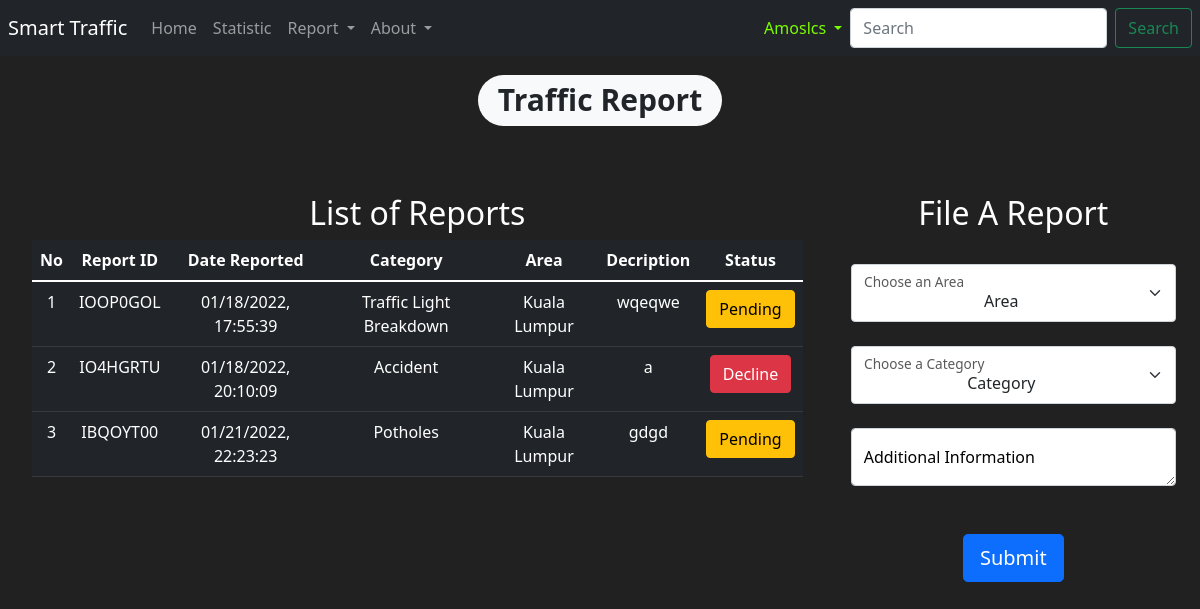
/report (signed in), run on the app's committed database.
### App/models.py (models this page shows, shortened)
class User(db.Model, UserMixin):
    ID = db.Column(db.Integer(), nullable=False, primary_key=True)
    Username = db.Column(db.String(length=30), nullable=False, unique=True)
    Email = db.Column(db.String(length=50), nullable=False, unique=True)
    Password = db.Column(db.String(length=60), nullable=False)
    """ @property
    def password(self):
        return self.password

    @password.setter
    def password(self, plain_text_password):
        self.Password = bcrypt.generate_password_hash(plain_text_password).decode('utf-8')

    def check_password_correction(self, attempted_password):
        return bcrypt.check_password_hash(self.Password, attempted_password)  """

class Report(db.Model):
    No = db.Column(db.Integer(), nullable=False, unique=True, primary_key=True)
    ID = db.Column(db.String())
    Description = db.Column(db.String(), nullable=False)
    Date = db.Column(db.String(), nullable=False)
    Category = db.Column(db.String(), nullable=False)
    Area = db.Column(db.String(), nullable=False)
    Status = db.Column(db.String(), nullable=False)

### App/routes.py (the view, shortened to what this page needs)
@app.route('/report', methods=['GET','POST'])
@login_required
def report_Page():
    items = Report.query.all()
    form = ReportForm()
    return render_template('report.html', items=items, form=form)

### App/forms.py
class ReportForm(FlaskForm):
    Area = StringField(label='Area', validators=[DataRequired()])
    Category = StringField(label='Category', validators=[DataRequired()])
    Description = StringField(label='Description', validators=[DataRequired()])
    Submit = SubmitField(label='Submit')
    Status = StringField(label='Status', validators=[DataRequired()])

class SearchForm(FlaskForm):
    Searched = StringField(label='Searched', validators=[DataRequired()])
    Submit =  SubmitField(label='Submit')

### App/models.py (called while the page is built)
@login_manager.user_loader
def load_user(user_id):
    return User.query.get(int(user_id))

### App/routes.py (called while the page is built)
@app.context_processor
def base():
    form = SearchForm()
    return dict(form=form)

### App/templates/report.html (shortened to what this page needs)
{% extends "layout.html" %}
{% block body %}
<h1 class = "text-center mt-3"><span class="badge rounded-pill bg-light text-dark">Traffic Report</span></h1>
<div class="row" style="margin-top:20px; margin-left:20px">
    <div class="col-8"><p class= "mt-5">
        <h2 class="text-center mt-5">List of Reports</h2>
        <table class="table table-hover table-dark text-center">
            <thead>
                <tr>
                    <th scope="col">No</th>
                    <th scope="col">Report ID</th>
                    <th scope="col">Date Reported</th>
                    <th scope="col">Category</th>
                    <th scope="col">Area</th>
                    <th scope="col">Decription</th>
                    <th scope="col">Status</th>
                </tr>
            </thead>
            <tbody>
                {% for item in items %}
                    <tr>
                        <td>{{item.No}}</td>
                        <td>{{item.ID}}</td>
                        <td>{{item.Date}}</td>
                        <td>{{item.Category}}</td>
                        <td>{{item.Area}}</td>
                        <td>{{item.Description}}</td>
                        <td>
                            {% if item.Status == "Pending"%}
                                <button class="btn btn-outline btn-warning">Pending</button>
                            {% elif item.Status == "Complete"%}
                                <button class="btn btn-outline btn-success">Complete</button>
                            {% else %}
                                <button class="btn btn-outline btn-danger">{{item.Status}}</button>
                            {% endif %}
                        </td>
                    </tr>
                {% endfor %}
            </tbody>
        </table>
    </div>
    <div class="col-4 mt-5">
        <h2 class="text-center"> File A Report </h2>
        <br>
        <form class="container" method="POST">
            <div class="form-floating">
                <select class="form-select align-middle text-center" aria-label="Floating label select example" name="selected_Area", id="selected_Area">
                    <option selected>Area</option>
                </select>
                <label style="color:black" for="selected_Area">Choose an Area</label>
            </div>
            <br>
            <div class="form-floating">
                <select class="form-select align-middle text-center" aria-label="Floating label select example" name="selected_Category" id="selected_Category">
                    <option selected>Category</option>
                </select>
                <label style="color:black" for="selected_Category">Choose a Category</label>
            </div>
            <br>
            <div class="form-floating">
                <textarea class="form-control" placeholder="Leave a comment here" name="selected_Description" id="selected_Description"></textarea>
                <label style="color:black" for="selected_Description">Additional Information</label>
            </div>
            <br>
            <br>
            <div class="text-center">
            {{form.Submit(class="btn btn-primary btn-block btn-lg")}}
            </div>
        </form>
    </div>
</div>
{% endblock %}

### App/templates/layout.html (shortened to what this page needs)
<!DOCTYPE html>
<html lang="en">
    <head>
        <link href="https://cdn.jsdelivr.net/npm/bootstrap@5.1.3/dist/css/bootstrap.min.css" rel="stylesheet">
    </head>
    <body class>
        <nav class="navbar navbar-expand-md navbar-dark bg-dark ">
            <a class="navbar-brand ms-2" href="{{ url_for('home_Page')}}"> Smart Traffic</a>
            <div class="collapse navbar-collapse" id="navbarNav">
                <ul class="navbar-nav me-auto">
                    <li class="nav-item active">
                        <a class="nav-link" href="{{ url_for('home_Page')}}">Home </a>
                    </li>
                    <li class="nav-item">
                        <a class="nav-link" href="#">Statistic</a>
                    </li>
                    <li class="nav-item dropdown">
                        <a class="nav-link dropdown-toggle" href="#" id="navbarDropdownMenuLink" role="button" data-bs-toggle="dropdown" aria-expanded="false">
                            Report
                        </a>
                    </li>
                    <li class="nav-item dropdown">
                        <a class="nav-link dropdown-toggle" href="#" id="navbarDropdownMenuLink" role="button" data-bs-toggle="dropdown" aria-expanded="false">
                            About
                        </a>
                    </li>
                </ul>
                <ul class="navbar-nav me-2">
                    {% if current_user.is_authenticated %}
                        <li class="nav-item dropdown">
                            <a class="nav-link dropdown-toggle" style="color: lawngreen; font-weight:light" href="#" id="navbarDropdownMenuLink" role="button" data-bs-toggle="dropdown" aria-expanded="false">
                                {{current_user.Username}}
                            </a>
                        </li>
                    {% else %}
                        <li class="nav-item">
                            <a class="nav-link" href="{{ url_for('login_Page')}}">Sign In</a>
                        </li>
                    {% endif %}
                    <form method="POST" class="d-flex" action="{{url_for('search_Page')}}">
                        <input class="form-control me-2" type="search" placeholder="Search" aria-label="Searched" name="Searched">
                        <button class="btn btn-outline-success" type="submit">Search</button>
                    </form>
                </ul>
            </div>
        </nav>
        {% block body%}{% endblock %}
    </body>
</html>

### App/templates/layout.html (style rules this page uses)
body { background-color:#212121; color: white }

### data on the page
User: Username "Amoslcs"
Report: No "1", ID "IOOP0GOL", Date "01/18/2022, 17:55:39", Category "Traffic Light Breakdown", Area "Kuala Lumpur", Description "wqeqwe", Status "Pending"
Report: No "2", ID "IO4HGRTU", Date "01/18/2022, 20:10:09", Category "Accident", Area "Kuala Lumpur", Description "a", Status "Decline"
Report: No "3", ID "IBQOYT00", Date "01/21/2022, 22:23:23", Category "Potholes", Area "Kuala Lumpur", Description "gdgd", Status "Pending"
